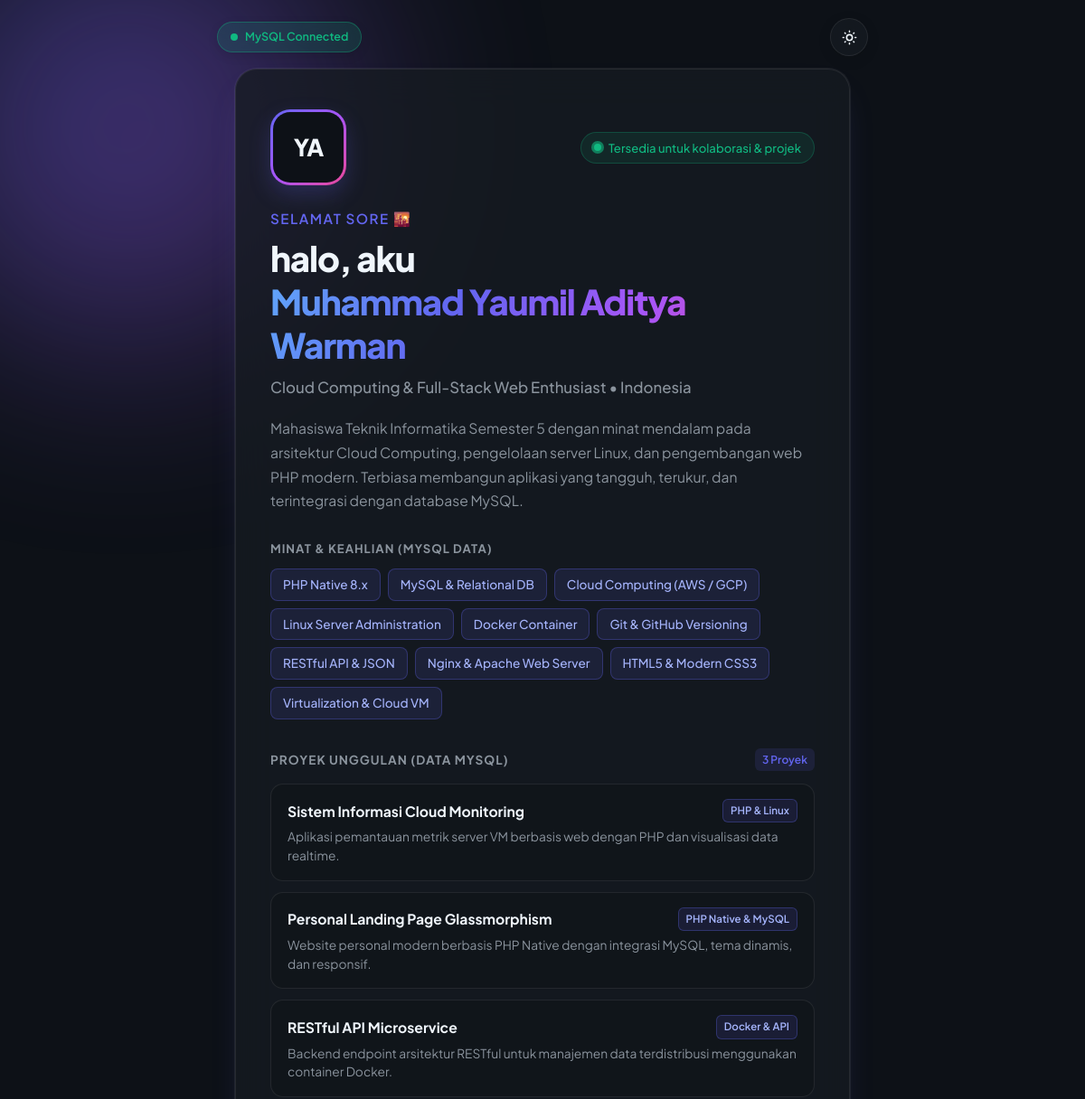
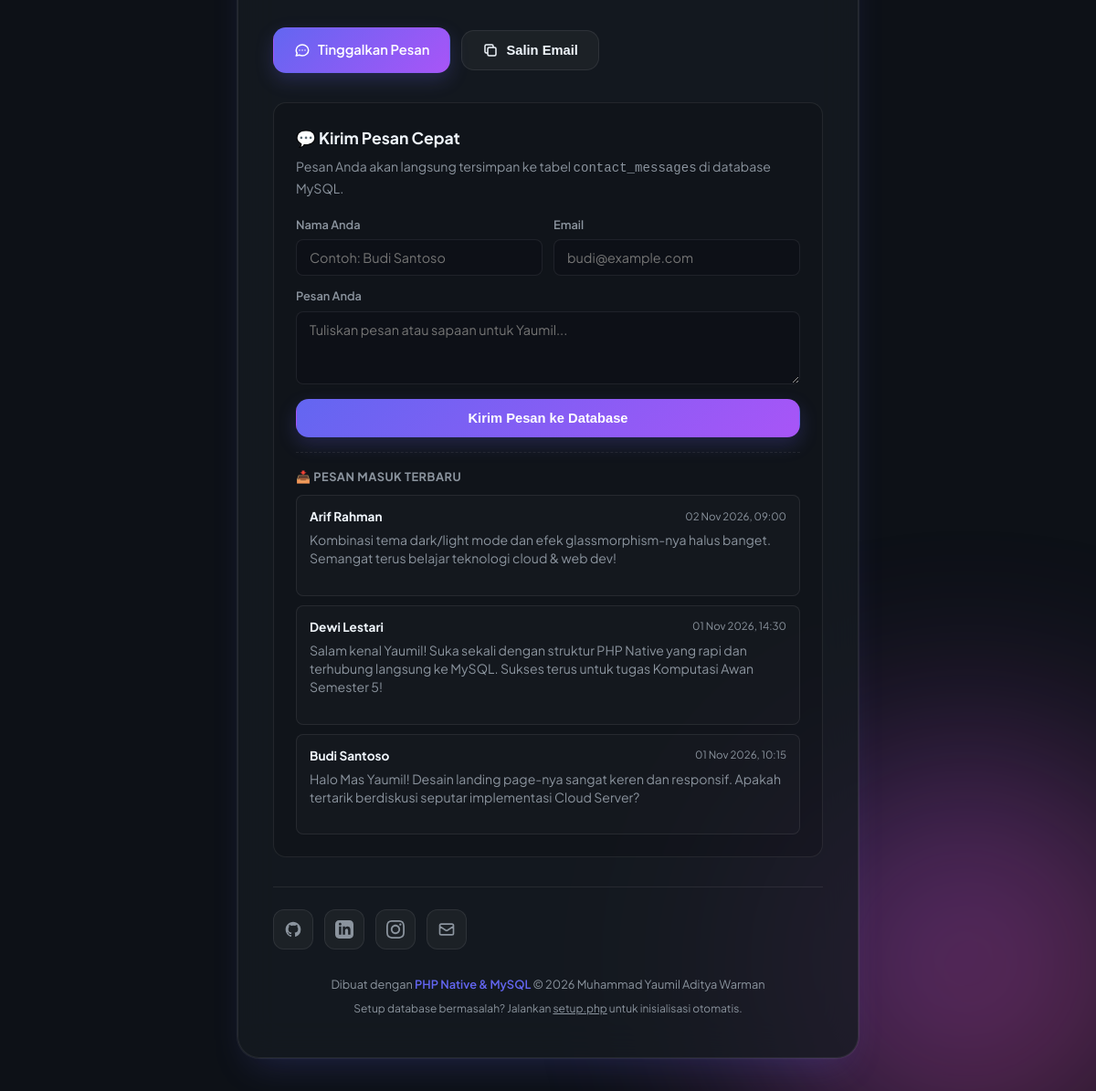
The page / on the database its author committed (2 pictures, top to bottom).
### tables this page shows
CREATE TABLE IF NOT EXISTS `profiles` (
    `id` INT AUTO_INCREMENT PRIMARY KEY,
    `name` VARCHAR(150) NOT NULL,
    `nickname` VARCHAR(50) NOT NULL,
    `title` VARCHAR(150) NOT NULL,
    `location` VARCHAR(100) NOT NULL,
    `status` VARCHAR(150) NOT NULL,
    `bio` TEXT NOT NULL,
    `email` VARCHAR(100) NOT NULL,
    `avatar_initials` VARCHAR(10) NOT NULL DEFAULT 'YA',
    `updated_at` TIMESTAMP DEFAULT CURRENT_TIMESTAMP ON UPDATE CURRENT_TIMESTAMP
);

CREATE TABLE IF NOT EXISTS `projects` (
    `id` INT AUTO_INCREMENT PRIMARY KEY,
    `title` VARCHAR(150) NOT NULL,
    `category` VARCHAR(50) NOT NULL,
    `description` TEXT NOT NULL,
    `badge` VARCHAR(50) NOT NULL,
    `link` VARCHAR(255) DEFAULT '#'
);

CREATE TABLE IF NOT EXISTS `contact_messages` (
    `id` INT AUTO_INCREMENT PRIMARY KEY,
    `sender_name` VARCHAR(100) NOT NULL,
    `sender_email` VARCHAR(100) NOT NULL,
    `message` TEXT NOT NULL,
    `created_at` TIMESTAMP DEFAULT CURRENT_TIMESTAMP
);

CREATE TABLE IF NOT EXISTS `socials` (
    `id` INT AUTO_INCREMENT PRIMARY KEY,
    `platform` VARCHAR(50) NOT NULL,
    `url` VARCHAR(255) NOT NULL,
    `icon_svg` TEXT NOT NULL
);

### index.php (the view, shortened to what this page needs)
<?php
$hour = (int) date('H');
if ($hour >= 5 && $hour < 11) {
    $greeting = "Selamat pagi 🌅";
} elseif ($hour >= 11 && $hour < 15) {
    $greeting = "Selamat siang ☀️";
} elseif ($hour >= 15 && $hour < 18) {
    $greeting = "Selamat sore 🌇";
} else {
    $greeting = "Selamat malam 🌙";
}
$db = getDBConnection();
$dbConnected = ($db !== null);
$profile = [
    'name'            => 'Muhammad Yaumil Aditya Warman',
    'nickname'        => 'Yaumil',
    'title'           => 'Cloud & Web Development Enthusiast',
    'location'        => 'Indonesia',
    'status'          => 'Tersedia untuk kolaborasi & projek',
    'bio'             => 'Mahasiswa yang tertarik pada arsitektur Cloud Computing, pengembangan web modern, dan integrasi database MySQL. Senang membangun sistem yang efisien, handal, dan scalable.',
    'email'           => 'adityawarman@example.com',
    'avatar_initials' => 'YA'
];
$skills = [
    'PHP Native', 'MySQL Database', 'Cloud Computing', 'Linux Server', 'Docker', 'Git & GitHub', 'REST API', 'HTML5 & CSS3'
];
$projects = [
    [
        'title'       => 'Sistem Informasi Cloud Monitoring',
        'category'    => 'Cloud Computing',
        'description' => 'Aplikasi pemantauan metrik server VM berbasis web dengan PHP dan visualisasi data realtime.',
        'badge'       => 'PHP & Linux',
        'link'        => '#'
    ],
    [
        'title'       => 'Personal Landing Page Glassmorphism',
        'category'    => 'Web Development',
        'description' => 'Website personal modern berbasis PHP Native dengan integrasi MySQL, tema dinamis, dan responsif.',
        'badge'       => 'PHP Native & MySQL',
        'link'        => '#'
    ]
];
$recentMessages = [
    [
        'sender_name' => 'Budi Santoso',
        'message'     => 'Halo Mas Yaumil! Desain landing page-nya sangat keren dan responsif.',
        'created_at'  => '2026-11-01 10:15:00'
    ]
];
if ($dbConnected) {
    try {
        $stmtProfile = $db->query("SELECT * FROM profiles LIMIT 1");
        $dbProfile = $stmtProfile->fetch();
        if ($dbProfile) {
            $profile = array_merge($profile, $dbProfile);
        }
        $stmtSkills = $db->query("SELECT skill_name FROM skills ORDER BY order_num ASC");
        $dbSkills = $stmtSkills->fetchAll(PDO::FETCH_COLUMN);
        if (!empty($dbSkills)) {
            $skills = $dbSkills;
        }
        $stmtSocials = $db->query("SELECT platform, url, icon_svg FROM socials");
        $dbSocials = $stmtSocials->fetchAll();
        if (!empty($dbSocials)) {
            $socials = $dbSocials;
        }
        $stmtProjects = $db->query("SELECT * FROM projects ORDER BY id ASC");
        $dbProjects = $stmtProjects->fetchAll();
        if (!empty($dbProjects)) {
            $projects = $dbProjects;
        }
        $stmtMessages = $db->query("SELECT sender_name, message, created_at FROM contact_messages ORDER BY id DESC LIMIT 3");
        $dbMessages = $stmtMessages->fetchAll();
        if (!empty($dbMessages)) {
            $recentMessages = $dbMessages;
        }
    } catch (PDOException $e) {
    }
}
?>
<!DOCTYPE html>
<html lang="id">
<head>
</head>
<body>
    <div class="ambient-glow top-left"></div>
    <div class="ambient-glow bottom-right"></div>
    <div class="top-bar">
        <a href="test_db.php" style="text-decoration: none;" class="db-indicator <?= $dbConnected ? 'db-online' : 'db-offline'; ?>" title="<?= $dbConnected ? 'Terhubung ke Database MySQL (Klik untuk detail)' : 'Database belum terhubung (Klik untuk cek solusi)'; ?>">
            <span class="db-dot"></span>
            <?= $dbConnected ? 'MySQL Connected' : 'MySQL Offline (Cek)'; ?>
        </a>
        <button class="theme-toggle" id="themeToggle" aria-label="Ganti Tema">
            <svg id="themeIcon" fill="none" stroke="currentColor" viewBox="0 0 24 24">
                <path stroke-linecap="round" stroke-linejoin="round" stroke-width="2" d="M12 3v1m0 16v1m9-9h-1M4 12H3m15.364 6.364l-.707-.707M6.343 6.343l-.707-.707m12.728 0l-.707.707M6.343 17.657l-.707.707M16 12a4 4 0 11-8 0 4 4 0 018 0z" />
            </svg>
        </button>
    </div>
    <main class="container">
        <div class="header-top">
            <div class="avatar-wrap">
                <div class="avatar">
                    <div class="avatar-inner">
                        <?= htmlspecialchars($profile['avatar_initials'] ?? 'YA'); ?>
                    </div>
                </div>
            </div>
            <div class="status-badge">
                <span class="status-dot"></span>
                <?= htmlspecialchars($profile['status']); ?>
            </div>
        </div>
        <span class="greeting"><?= $greeting; ?></span>
        <h1 class="main-title">
            halo, aku <span class="name-gradient"><?= htmlspecialchars($profile['name']); ?></span>
        </h1>
        <p class="subtitle"><?= htmlspecialchars($profile['title']); ?> • <?= htmlspecialchars($profile['location']); ?></p>
        <p class="bio">
            <?= htmlspecialchars($profile['bio']); ?>
        </p>
        <div class="skills-heading">Minat & Keahlian (MySQL Data)</div>
        <div class="skills-grid">
            <?php foreach ($skills as $skill): ?>
                <span class="skill-tag"><?= htmlspecialchars($skill); ?></span>
            <?php endforeach; ?>
        </div>
        <div class="section-header">
            <div class="section-title">Proyek Unggulan (Data MySQL)</div>
            <span class="section-tag"><?= count($projects); ?> Proyek</span>
        </div>
        <div class="projects-grid">
            <?php foreach ($projects as $project): ?>
                <div class="project-card">
                    <div class="project-top">
                        <span class="project-title"><?= htmlspecialchars($project['title']); ?></span>
                        <span class="project-badge"><?= htmlspecialchars($project['badge'] ?? $project['category']); ?></span>
                    </div>
                    <p class="project-desc"><?= htmlspecialchars($project['description']); ?></p>
                </div>
            <?php endforeach; ?>
        </div>
        <div class="action-row">
            <a href="#form-pesan" class="btn btn-primary">
                Tinggalkan Pesan
            </a>
            <button onclick="salinEmail()" class="btn btn-secondary" id="copyBtn">
                <svg width="18" height="18" fill="none" stroke="currentColor" viewBox="0 0 24 24">
                    <path stroke-linecap="round" stroke-linejoin="round" stroke-width="2" d="M8 16H6a2 2 0 01-2-2V6a2 2 0 012-2h8a2 2 0 012 2v2m-6 12h8a2 2 0 002-2v-8a2 2 0 00-2-2h-8a2 2 0 00-2 2v8a2 2 0 002 2z"/>
                </svg>
                Salin Email
            </button>
        </div>
        <section class="contact-box" id="form-pesan">
            <h3>💬 Kirim Pesan Cepat</h3>
            <p>Pesan Anda akan langsung tersimpan ke tabel <code>contact_messages</code> di database MySQL.</p>
            <form action="#form-pesan" method="POST">
                <div class="form-grid">
                    <div class="form-group">
                        <label for="name">Nama Anda</label>
                        <input type="text" id="name" name="name" class="form-input" placeholder="Contoh: Budi Santoso" required>
                    </div>
                    <div class="form-group">
                        <label for="email">Email</label>
                        <input type="email" id="email" name="email" class="form-input" placeholder="budi@example.com" required>
                    </div>
                </div>
                <div class="form-group" style="margin-bottom: 16px;">
                    <label for="message">Pesan Anda</label>
                    <textarea id="message" name="message" class="form-input form-textarea" placeholder="Tuliskan pesan atau sapaan untuk Yaumil..." required></textarea>
                </div>
                <button type="submit" name="send_message" class="btn btn-primary" style="width: 100%;">
                    Kirim Pesan ke Database
                </button>
            </form>
            <?php if (!empty($recentMessages)): ?>
                <div class="messages-list">
                    <div style="font-size: 0.8rem; font-weight: 700; color: var(--text-muted); text-transform: uppercase; letter-spacing: 0.5px;">
                        📥 Pesan Masuk Terbaru</div>
                    <?php foreach ($recentMessages as $msg): ?>
                        <div class="message-card">
                            <div class="message-header">
                                <span class="message-name"><?= htmlspecialchars($msg['sender_name']); ?></span>
                                <span class="message-date"><?= date('d M Y, H:i', strtotime($msg['created_at'])); ?></span>
                            </div>
                            <p class="message-content"><?= htmlspecialchars($msg['message']); ?></p>
                        </div>
                    <?php endforeach; ?>
                </div>
            <?php endif; ?>
        </section>
        <div class="socials-row">
            <?php foreach ($socials as $social): ?>
                <a href="<?= htmlspecialchars($social['url']); ?>"
                   target="_blank"
                   rel="noopener noreferrer"
                   class="social-link"
                   title="<?= htmlspecialchars($social['platform']); ?>">
                    <?= $social['icon_svg']; ?>
                </a>
            <?php endforeach; ?>
        </div>
        <div class="footer-note">
            Dibuat dengan <span>PHP Native &amp; MySQL</span> &copy; <?= date('Y'); ?> <?= htmlspecialchars($profile['name']); ?>
            <div class="footer-setup">
                Setup database bermasalah? Jalankan <a href="setup.php">setup.php</a> untuk inisialisasi otomatis.
            </div>
        </div>
    </main>
</body>
</html>

### rows shown on the page
profiles: avatar_initials "YA", status "Tersedia untuk kolaborasi & projek", name "Muhammad Yaumil Aditya Warman", title "Cloud Computing & Full-Stack Web Enthusiast", location "Indonesia", bio "Mahasiswa Teknik Informatika Semester 5 dengan minat mendalam pada arsitektur Cloud Computing, pengelolaan server Linux, dan pengembangan web PHP modern. Terbiasa membangun aplikasi yang tangguh, terukur, dan terintegrasi dengan database MySQL."
projects: title "Sistem Informasi Cloud Monitoring", badge "PHP & Linux", description "Aplikasi pemantauan metrik server VM berbasis web dengan PHP dan visualisasi data realtime."
projects: title "Personal Landing Page Glassmorphism", badge "PHP Native & MySQL", description "Website personal modern berbasis PHP Native dengan integrasi MySQL, tema dinamis, dan responsif."
projects: title "RESTful API Microservice", badge "Docker & API", description "Backend endpoint arsitektur RESTful untuk manajemen data terdistribusi menggunakan container Docker."
contact_messages: sender_name "Arif Rahman", created_at "02 Nov 2026, 09:00", message "Kombinasi tema dark/light mode dan efek glassmorphism-nya halus banget. Semangat terus belajar teknologi cloud & web dev!"
contact_messages: sender_name "Dewi Lestari", created_at "01 Nov 2026, 14:30", message "Salam kenal Yaumil! Suka sekali dengan struktur PHP Native yang rapi dan terhubung langsung ke MySQL. Sukses terus untuk tugas Komputasi Awan Semester 5!"
contact_messages: sender_name "Budi Santoso", created_at "01 Nov 2026, 10:15", message "Halo Mas Yaumil! Desain landing page-nya sangat keren dan responsif. Apakah tertarik berdiskusi seputar implementasi Cloud Server?"

### other values the page prints
$greeting "SELAMAT SORE 🌇"
$skill "PHP Native 8.x"
$skill "MySQL & Relational DB"
$skill "Cloud Computing (AWS / GCP)"
$skill "Linux Server Administration"
$skill "Docker Container"
$skill "Git & GitHub Versioning"
$skill "RESTful API & JSON"
$skill "Nginx & Apache Web Server"
$skill "HTML5 & Modern CSS3"
$skill "Virtualization & Cloud VM"
count($projects) "3"
